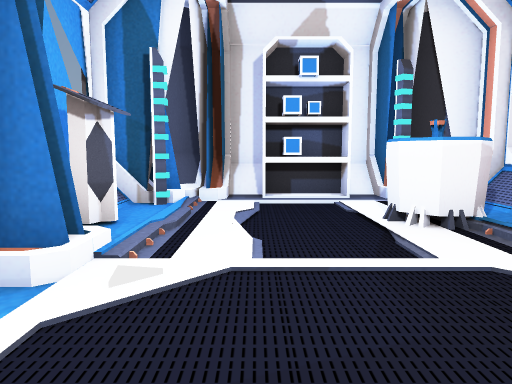
view 1 (above)

14 first-person views from a walk through a scene from a Unity 3-D project. The camera is 1.5 m above the floor, tilts 6° down and sees 70° across. The floor is counted in squares, 1.8 m on a side. Each view is taken from the middle of a square. On the plan, view 1 faces up. The plan holds only what a view shows up to about 12 squares ahead; the rest is blank. The place goes on beyond the plan. The player is left out. Some surface patterns are stand-ins.

view 2
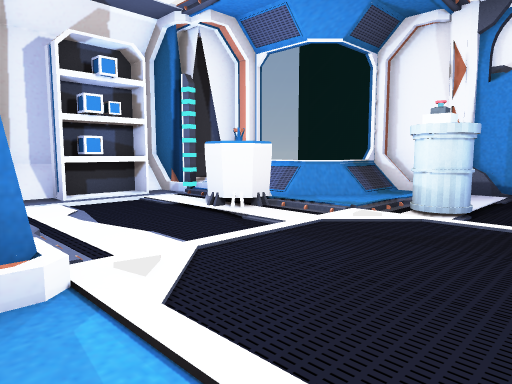

view 3
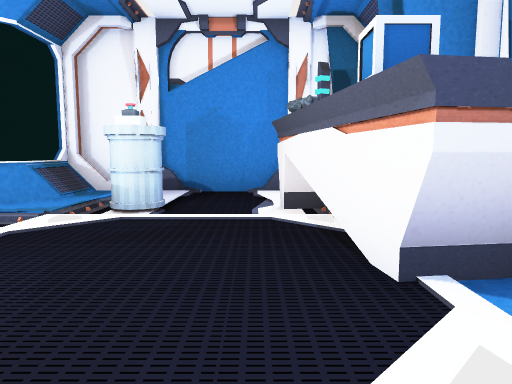

view 4
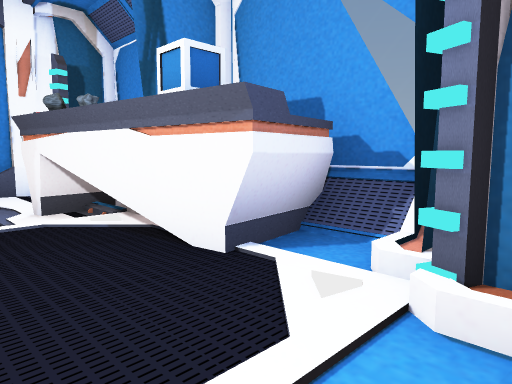

view 5
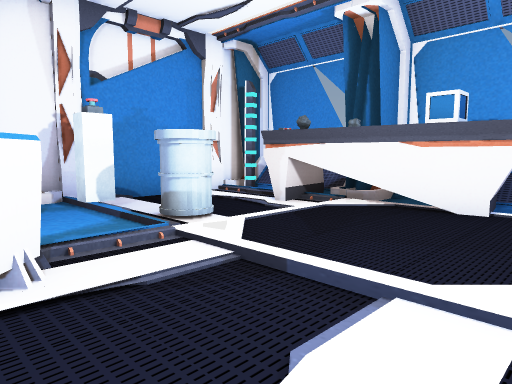

view 6
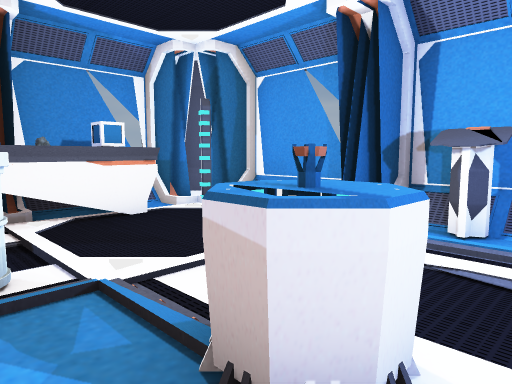

view 7
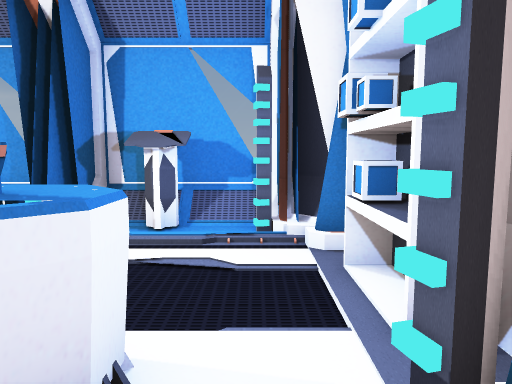

view 8
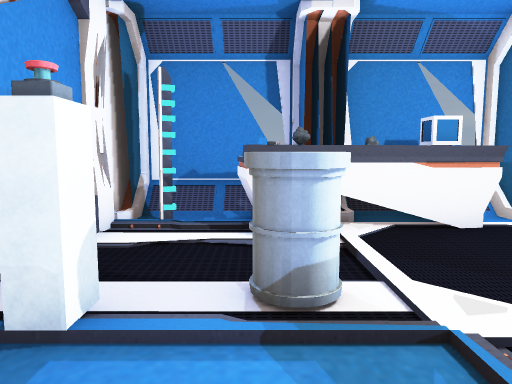

view 9
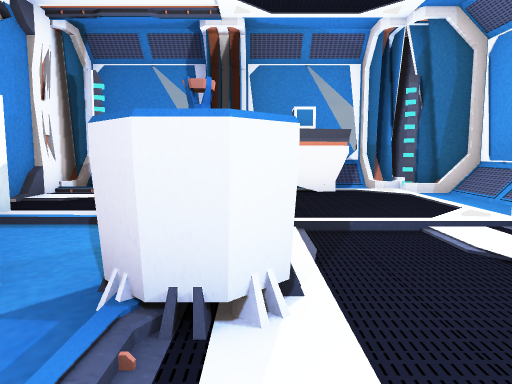

view 10
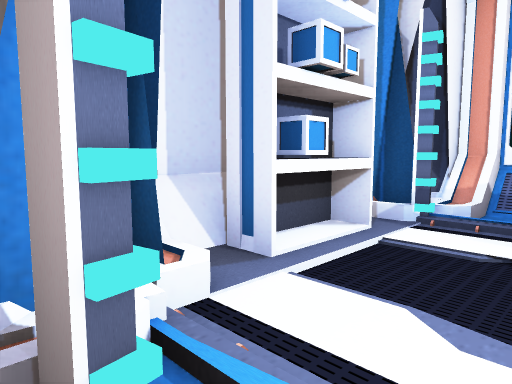

view 11
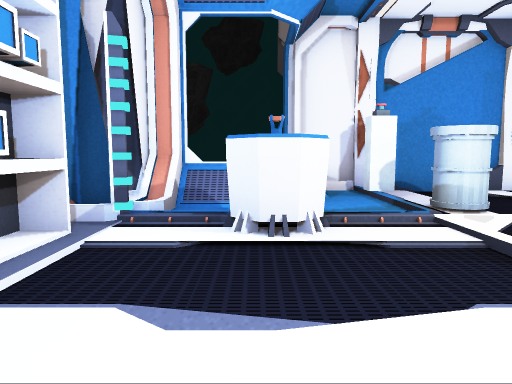

view 12
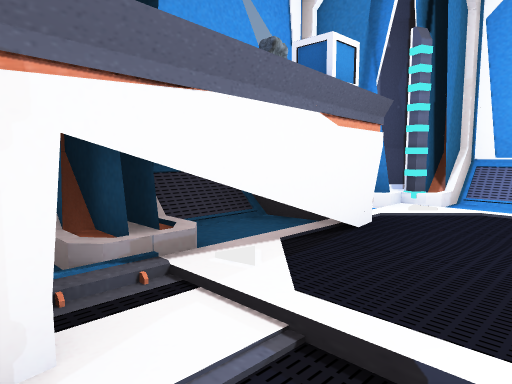

view 13
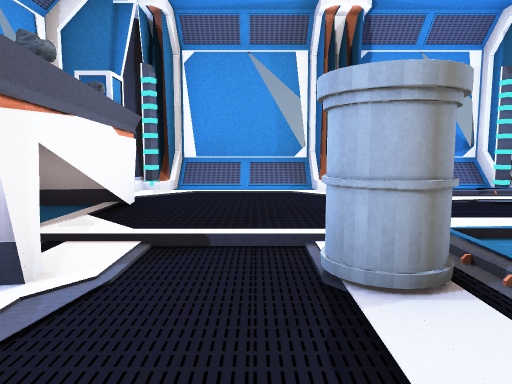

view 14
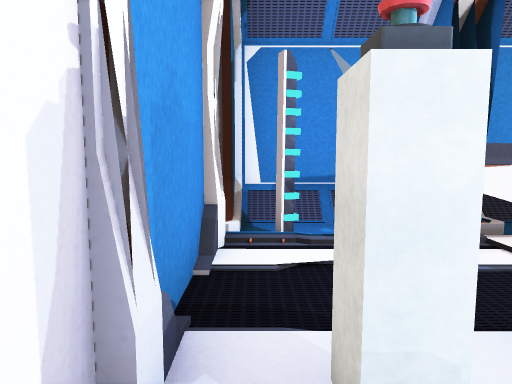

### Floor plan
Key: @ floor where view 1 was taken; # wall or solid block; . main floor; - floor 0.25 m lower than the main floor; / step, stairs or slope; = window, fence, low wall or low ledge; O other object.
Columns run from 3 left of view 1 to 7 right of it. Each row starts with its distance up from view 1.
  9   #####
  8   #///##
  7 ###.O.###
  6 ##..-../#
  5 =..--OO/###
  4 =O.--...//#
  3 ##..-...#.O
  2 ##.....O..O
  1 =.....----O
  0 =..@...--.O
 -1 ##.OO##O..#
 -2  #/OO##O..#
 -3  ##########

Where each view was taken, in squares from view 1:
view 1: 0 up, 0 right, facing up
view 2: 0 up, 2 left, facing up-right
view 3: 0 up, 2 left, facing right
view 4: 1 up, 2 left, facing down-right
view 5: 5 up, 1 left, facing down-right
view 6: 6 up, 4 right, facing down-left
view 7: 6 up, 4 right, facing left
view 8: 5 up, 4 right, facing down
view 9: 7 up, 2 right, facing down
view 10: 5 up, 2 left, facing up-right
view 11: 5 up, 2 left, facing right
view 12: 1 up, 4 right, facing down-left
view 13: 1 up, 6 right, facing left
view 14: 4 up, 6 right, facing down
